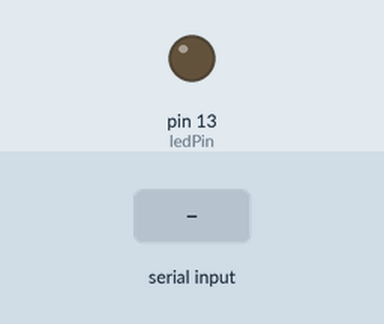
Recording of a sketch running on a simulated Arduino Uno, built with avr-gcc and run on an emulated ATmega328P. On the bench: output pins drawn as LEDs (lit = HIGH). The inputs (shaded band) are chosen by the test bench.

Above: at 1.2 s.
1.3 s: "1" received over Serial
At 2.1 s:
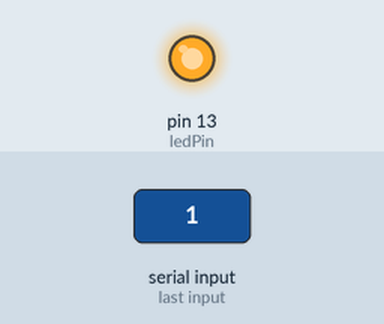
2.8 s: "0" received over Serial
At 3.3 s:
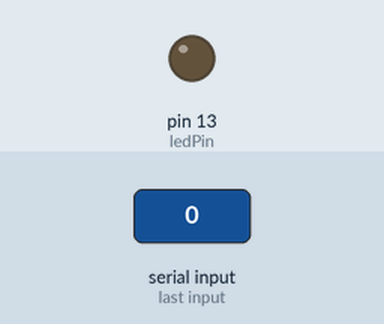
Timing chart, 0 to 5.8 s (numbered marks = the images above; inputs shaded):
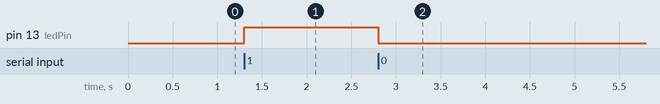

Measured:
- after the input at 1.3 s, pin 13 (ledPin): LOW → HIGH at once
- after the input at 2.8 s, pin 13 (ledPin): HIGH → LOW at once

The sketch:

Bluetooth_Master.ino
```cpp
#define ledPin 13
int state = 0;
void setup() {
  pinMode(ledPin, OUTPUT);
  digitalWrite(ledPin, LOW);
  Serial.begin(9600); // Default communication rate of the Bluetooth module
}
void loop() {
 if(Serial.available() > 0){ // Checks whether data is comming from the serial port
    state = Serial.read(); // Reads the data from the serial port
 }
 // Controlling the LED
 if (state == '1') {
  digitalWrite(ledPin, HIGH); // LED ON
  state = 0;
 }
 else if (state == '0') {
  digitalWrite(ledPin, LOW); // LED OFF
  state = 0;
 }
}

/**void setup() {
  Serial.begin(9600); // Default communication rate of the Bluetooth module
  pinMode(13, OUTPUT);
  delay(100);
  Serial.println("Hello world");
}
String msg;
void loop() {
 if(Serial.available()){ // Checks whether data is coming from the serial port
    digitalWrite(13, HIGH);
    msg = Serial.readStringUntil('\n'); // Reads the data from the serial port
    if (msg.equals("Hello world")) {
      int prevTime = millis();
      while (prevTime -  millis() < 3000) {
        if (prevTime % 500 < 250) {
          digitalWrite(13, HIGH);
        }
        else {
          digitalWrite(13, LOW);
        }
      }
    }
    else {
      digitalWrite(13, HIGH);
      delay(1000);
      Serial.println("Hello world");
      digitalWrite(13, LOW);
    }
 }
 delay(10);
}**/
```
